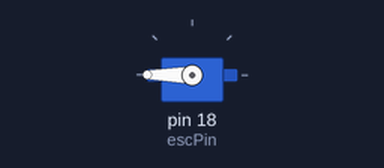
The sketch below on a simulated Arduino Uno, built with avr-gcc and run on an emulated ATmega328P. Parts: servo.

Above: at 5.1 s.
At 7.1 s:
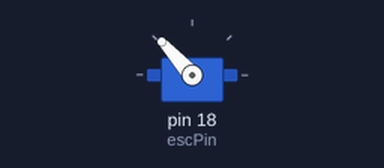
At 9.1 s:
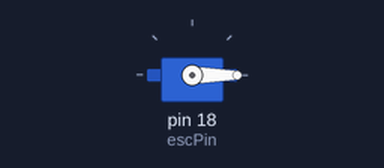
Timing chart, 0 to 10.6 s (numbered marks = the images above):
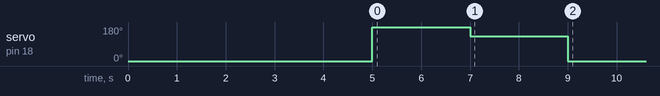

Measured:
- by itself, servo on pin 18 (escPin): 0° → 180° at 5.0 s, → 132° 2.0 s later, → 0° 2.0 s later

The sketch:

motorSpeedTest.ino
```cpp
  #include <Servo.h>

    #define escPin   18

    Servo regler;

void setup() {
 regler.attach(escPin);
    regler.write(0);
    delay(5000);
    regler.write(180);
    delay(2000);
    regler.write(132);
    delay(2000);
    regler.write(0);
}

void loop() {
  // put your main code here, to run repeatedly:

}
```
